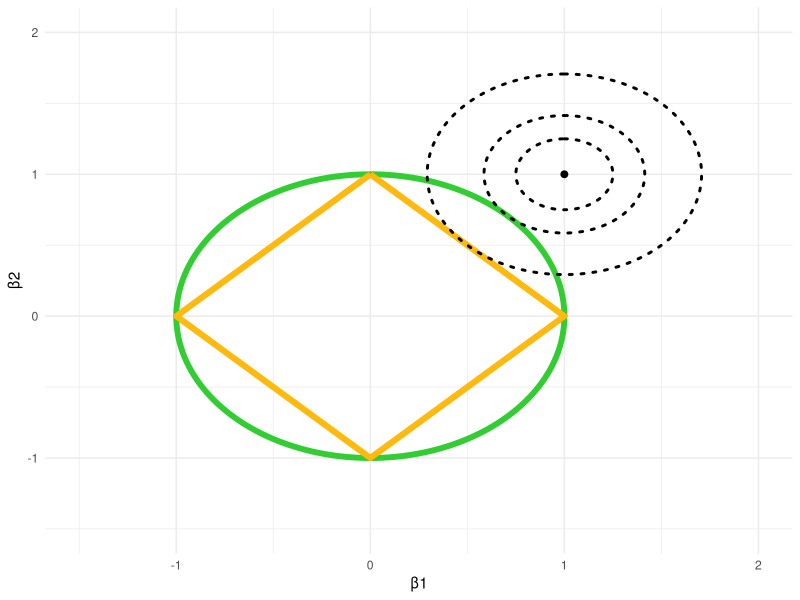
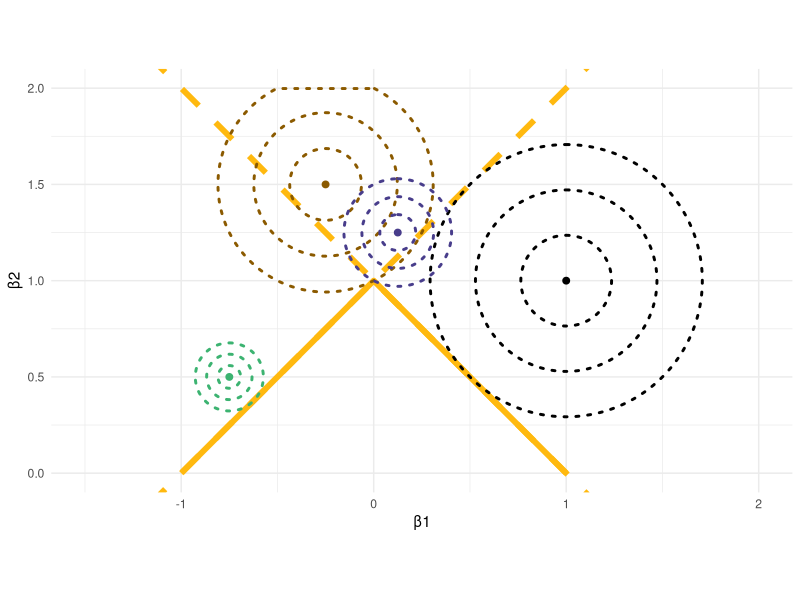

Generate these figures, in order, with R:
## ---- chunk 1
knitr::opts_chunk$set(echo = TRUE, message=FALSE, fig.align = 'center')
library('tidyverse')
## ---- chunk 2

lasso_df = tibble(
  x = c(0, 1, 0, -1, 0),
  y = c(1, 0, -1, 0, 1)
)

ggplot() +
  geom_path(
    data = lasso_df,
    mapping = aes(
      x = x,
      y = y
    ),
    size = 2,
    color = 'darkgoldenrod1'
  ) +
  ggforce::geom_circle(
    mapping = aes(
      x0 = 0,
      y0 = 0,
      r = 1
    ),
    color = 'limegreen',
    size = 2
  ) +
  geom_path(
    data = lasso_df,
    mapping = aes(
      x = x,
      y = y
    ),
    size = 2,
    color = 'darkgoldenrod1'
  ) +
  geom_point(
    data = NULL,
    aes(
      x = 1,
      y = 1
    ),
    size = 2
  ) +
  ggforce::geom_circle(
    mapping = aes(
      x0 = 1,
      y0 = 1,
      r = c( 0.25, sqrt(2*(1-sqrt(0.5))^2), sqrt(2*(.5)^2))
    ),
    color = 'black',
    size = 1,
    linetype = 'dotted'
  ) + 
  theme_minimal() +
  scale_x_continuous(
    limits = c(-1.5, 2)
  ) +
  scale_y_continuous(
    limits = c(-1.5,2)
  ) +
  labs(
    x = '\u03B21',
    y = '\u03B22'
  )

## ---- chunk 3

lasso_df2 = tibble(
  x = c(-1, 0, 1),
  y = c(0, 1, 0)
)

ggplot() +
  geom_path(
    data = lasso_df2,
    mapping = aes(
      x = x,
      y = y
    ),
    size = 2,
    color = 'darkgoldenrod1'
  ) +
  geom_abline(
    intercept = 1,
    slope = -1,
    size = 2,
    color = 'darkgoldenrod1',
    linetype = 'dashed'
  ) +
  geom_abline(
    intercept = 1,
    slope = 1,
    size = 2,
    color = 'darkgoldenrod1',
    linetype = 'dashed'
  ) +
  geom_point(
    data = NULL,
    aes(
      x = 1,
      y = 1
    ),
    size = 2
  ) +
  ggforce::geom_circle(
    mapping = aes(
      x0 = 1,
      y0 = 1,
      r = seq(from = 0, to = sqrt(2*(.5)^2), by = sqrt(2*(.5)^2)/3)
    ),
    color = 'black',
    size = 1,
    linetype = 'dotted'
  ) +
  geom_point(
    data = NULL,
    aes(
      x = -1/4,
      y = 1.5
    ),
    color ='orange4',
    size = 2
  )  +
  ggforce::geom_circle(
    mapping = aes(
      x0 = -1/4,
      y0 = 1.5,
      r = seq(from = 0, to = sqrt((-1/4-0)^2+(1.5-1)^2), by = sqrt((-1/4-0)^2+(1.5-1)^2)/3)
    ),
    size = 1,
    linetype = 'dotted',
    color = 'orange4'
  ) +
  geom_point(
    data = NULL,
    aes(
      x = 1/8,
      y = 1.25
    ),
    color ='darkslateblue',
    size = 2
  )  +
  ggforce::geom_circle(
    mapping = aes(
      x0 = 1/8,
      y0 = 1.25,
      r = seq(from = 0, to = sqrt((-1/8-0)^2+(1.25-1)^2), by = sqrt((-1/8-0)^2+(1.25-1)^2)/3)
    ),
    size = 1,
    linetype = 'dotted',
    color = 'darkslateblue'
  ) +
  geom_point(
    data = NULL,
    aes(
      x = -3/4,
      y = 0.5
    ),
    color ='mediumseagreen',
    size = 2
  )  +
  ggforce::geom_circle(
    mapping = aes(
      x0 = -3/4,
      y0 = 0.5,
      r = seq(from = 0, to = sqrt((-3/4+5/8)^2+(0.5-3/8)^2), by = sqrt((-3/4+5/8)^2+(0.5-3/8)^2)/3)
    ),
    size = 1,
    linetype = 'dotted',
    color = 'mediumseagreen'
  ) + 
  theme_minimal() +
  scale_x_continuous(
    limits = c(-1.5, 2)
  ) +
  scale_y_continuous(
    limits = c(0, 2)
  ) +
  labs(
    x = '\u03B21',
    y = '\u03B22'
  ) + 
  coord_fixed()



## ---- chunk 4

## ---- chunk 5

